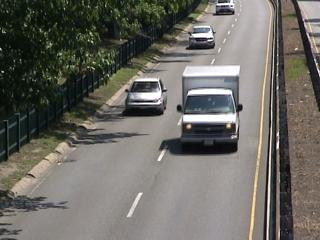
#> input picture Image_Processing/Session_22/EX_05/Images/h1.jpg, 320 x 240 px, found by its file name; its folder holds 4 pictures in this run
$ python EX-05.py
#> lines starting #> are read from the running program, lines starting #| are printed output that depends on the picture
import cv2
import numpy as np

images = []
for i in range (1,15):
    img = cv2.imread(f'images/h{i}.jpg')
#> img is the input picture: shape (240, 320, 3); mean B, G, R 99.5, 106, 107.9
    img = cv2.cvtColor (img, cv2.COLOR_RGB2GRAY)
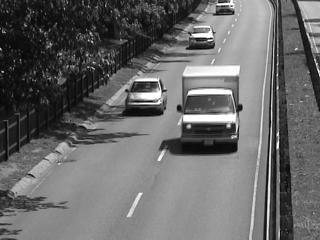
#> img: shape (240, 320); min 0, max 255, mean 104.4
#> (the run stopped early here; a loop or call above may not have finished)
